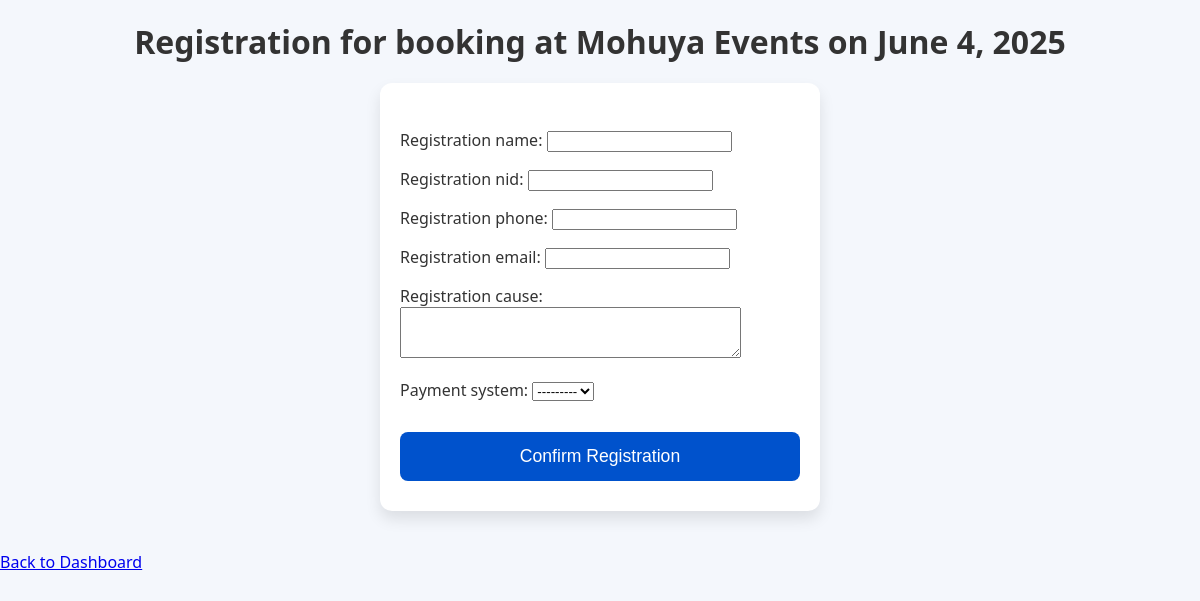
Screenshot of /booking/12/register/ with the database file from the repository.
### booking/models.py (models this page shows, shortened)
class BookingRequest(models.Model):
    PAYMENT_CHOICES = [
        ('online', 'Online'),
        ('offline', 'Offline'),
    ]
    venue = models.ForeignKey(Venue, on_delete=models.CASCADE, related_name='bookings')
    user_name = models.CharField(max_length=100)
    user_email = models.EmailField()
    event_date = models.DateField()
    start_time = models.TimeField()
    end_time = models.TimeField()
    message = models.TextField(blank=True)
    is_approved = models.BooleanField(default=False)
    is_paid = models.BooleanField(default=False)
    created_at = models.DateTimeField(auto_now_add=True)
    registration_name = models.CharField(max_length=100, blank=True, null=True)
    registration_nid = models.CharField(max_length=30, blank=True, null=True)
    registration_phone = models.CharField(max_length=20, blank=True, null=True)
    registration_email = models.EmailField(blank=True, null=True)
    registration_cause = models.TextField(blank=True, null=True)
    payment_system = models.CharField(max_length=10, choices=PAYMENT_CHOICES, blank=True, null=True)
    is_registered = models.BooleanField(default=False)

class Venue(models.Model):
    name = models.CharField(max_length=200)
    description = models.TextField()
    image = models.ImageField(upload_to='venues/')
    capacity = models.PositiveIntegerField()

### booking/views.py (the view)
# urls.py: path('booking/<int:booking_id>/register/', views.registration, name='registration'),
def registration(request, booking_id):
    booking = get_object_or_404(BookingRequest, pk=booking_id, is_approved=True)
    if request.method == 'POST':
        form = RegistrationForm(request.POST, instance=booking)
        if form.is_valid():
            reg = form.save(commit=False)
            reg.is_registered = True
            reg.is_paid = True  # Assuming registration confirms payment; adjust if needed
            reg.save()
            return render(request, 'booking/registration_success.html', {'booking': booking})
    else:
        form = RegistrationForm(instance=booking)
    return render(request, 'booking/registration_form.html', {'form': form, 'booking': booking})

### booking/forms.py
class RegistrationForm(forms.ModelForm):
    class Meta:
        model = BookingRequest
        fields = [
            'registration_name',
            'registration_nid',
            'registration_phone',
            'registration_email',
            'registration_cause',
            'payment_system',
        ]
        widgets = {
            'registration_cause': forms.Textarea(attrs={'rows': 3}),
            'payment_system': forms.Select(),
        }

### booking/templates/booking/registration_form.html (shortened to what this page needs)
{% load static %}
<!DOCTYPE html>
<html lang="en">
<head>
    <link rel="stylesheet" href="{% static 'css/styles.css' %}">
</head>
<body>
    <h1>Registration for booking at {{ booking.venue.name }} on {{ booking.event_date }}</h1>
    <form method="post">
        {{ form.as_p }}
        <button type="submit">Confirm Registration</button>
    </form>
    <p><a href="{% url 'booking:user_dashboard' %}?email={{ booking.user_email }}">Back to Dashboard</a></p>
</body>
</html>

### booking/static/css/styles.css (style rules this page uses)
body { font-family: 'Segoe UI', Tahoma, Geneva, Verdana, sans-serif; background: #f4f7fc; margin: 0; padding: 0; color: #333; }
h1 { text-align: center; margin: 20px 0; }
form { max-width: 400px; margin: 0 auto 40px; background: white; padding: 30px 20px; border-radius: 12px; box-shadow: 0 8px 15px rgba(0,0,0,0.1); }
form button { width: 100%; background: #0052cc; color: white; border: none; padding: 14px; font-size: 1.1rem; border-radius: 8px; cursor: pointer; margin-top: 15px; transition: background-color 0.3s ease; }

### rows the page displays
BookingRequest: venue.name "Mohuya Events", event_date "June 4, 2025", payment_system "---------"
